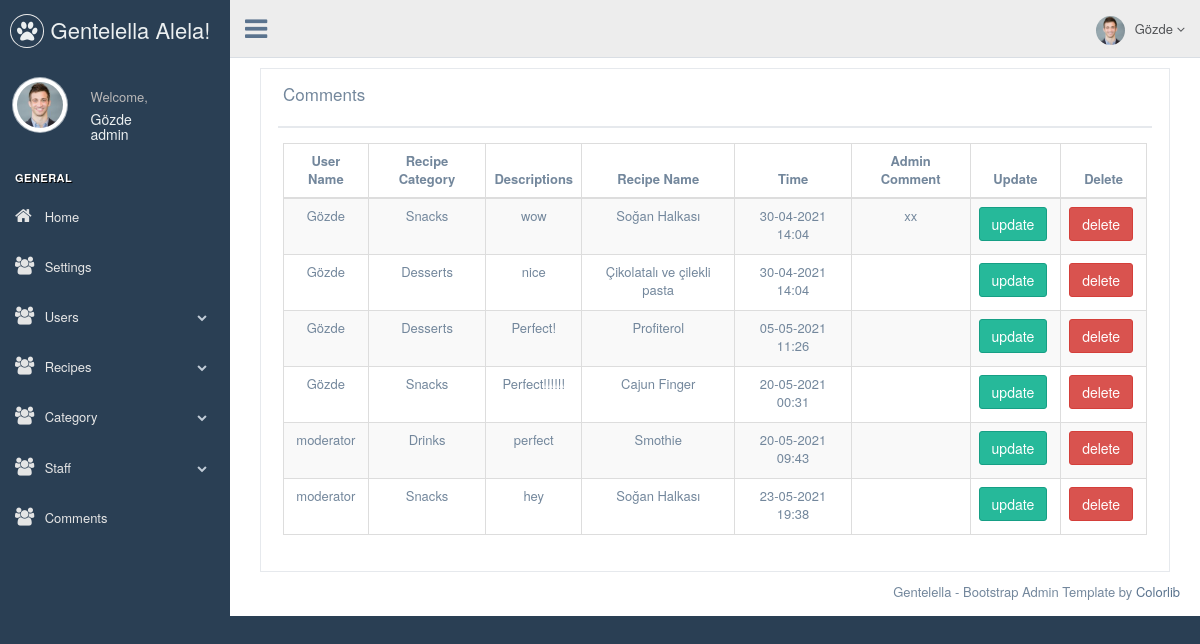
Screenshot of /admin/comments.php (signed in) with the database file from the repository.
### tables this page shows
CREATE TABLE `users` (
  `userid` int(10) NOT NULL,
  `username` varchar(100) NOT NULL,
  `usersurname` varchar(100) NOT NULL,
  `usermail` varchar(100) NOT NULL,
  `userpassword` varchar(100) NOT NULL,
  `userrights` int(2) NOT NULL,
  `usersalt` varchar(100) NOT NULL,
  `deleted` int(1) NOT NULL DEFAULT 0
);

CREATE TABLE `rights` (
  `rightsid` int(10) NOT NULL,
  `rightsname` varchar(50) NOT NULL,
  `rights` varchar(500) NOT NULL,
  `deleted` int(1) NOT NULL DEFAULT 0
);

CREATE TABLE `comment` (
  `commentid` int(10) NOT NULL,
  `usersalt` varchar(100) NOT NULL,
  `recipesid` int(10) NOT NULL,
  `description` varchar(1000) NOT NULL,
  `fav` varchar(100) NOT NULL,
  `admincomment` varchar(1000) NOT NULL,
  `time` varchar(50) NOT NULL,
  `admincommenttime` varchar(100) NOT NULL,
  `deleted` int(1) NOT NULL DEFAULT 0
);

CREATE TABLE `category` (
  `categoryid` int(10) NOT NULL,
  `categoryname` varchar(50) NOT NULL,
  `orders` int(10) NOT NULL,
  `deleted` int(1) NOT NULL DEFAULT 0
);

CREATE TABLE `recipes` (
  `recipesid` int(10) NOT NULL,
  `recipesname` varchar(100) NOT NULL,
  `recipespicture` varchar(250) NOT NULL,
  `categoryid` int(10) NOT NULL,
  `recipesdescription` varchar(1000) NOT NULL,
  `orders` int(10) NOT NULL,
  `deleted` int(1) NOT NULL DEFAULT 0
);

### admin/class/DB.php (called while the page is built, shortened)
<?php
class DB{
	public  static $_connect=null;
	private $_pdo,
	$_query,
	$_counter=0,
	$_result,
	$_errors=false;
	public  function __construct(){
		try {
			$this->_pdo = new PDO('mysql:host=localhost;dbname=dinner', "root", "");
			$this->_pdo->exec("set names utf8");
		} catch (PDOException $e) {
			die($e->getMessage());
		}
	}
	public static function connect(){
		if(!isset(self::$_connect)){
			self::$_connect = new DB();
		}
		return self::$_connect;
	}
	public  function bring($fields=array()){
		if(count($fields)){
			switch ($fields[1]) {
				case 'all':
				$sql="select * from $fields[0] where deleted = ?";
				if(!$this->query($sql,array(0))->errors()){
					return $this;
				}else{
					return false;
				}
				break;
				case 'query':
				$file=$fields[2];
				$operator=$fields[3];
				$value=$fields[4];
				$sql="select * from $fields[0] where deleted = ? and  $file $operator ? ";
				if(!$this->query($sql,array(0,$value))->errors()){
					return $this;
				}else{
					return false;
				}
				break;
			}
		}else{
			return false;
		}
	}
	public  function query($sql=null,$parametre=array()){
		if($sql && count($parametre)){
			if($this->_query=$this->_pdo->prepare($sql)){
				$x=1;
				if(count($parametre)){
					foreach ($parametre as $param) {
						$this->_query->bindValue($x,$param);
						$x++;
					}
					if($this->_query->execute()){
						$this->_result=$this->_query->fetchAll(PDO::FETCH_OBJ);
						$this->_counter=$this->_query->rowCount();
					}else{
						$this->_errors=true;
					}
					return $this;
				}else{
					return false;
				}
			}else{
				return false;
			}
		}else{
			return false;
		}
	}
	public  function counter(){
		return $this->_counter;
	}
	public  function errors(){
		return $this->_errors;
	}
	public  function first(){
		return $this->_result[0];
	}
}
?>

### admin/class/User.php (called while the page is built, shortened)
<?php
class User{
	private $_db,
	$_session,
	$_data,
	$_rightsname,
	$_counter=0;
	public function __construct($userid=null){
		$this->_db =  DB::connect();
		$this->_session="users";
		if(!$userid){
			if(Session::check($this->_session)){
				$sqldata=$this->_db->bring(array("users","query","usersalt","=",Session::bring($this->_session)));
				if($sqldata->counter()){
					$this->_data=$sqldata->first();
					$this->_counter=$sqldata->counter();
					$rights=$this->_db->bring(array("rights","query","rightsid","=",$this->_data->userrights));
					$this->_rightsname=$rights->first()->rightsname;
					return $this;
				}
			}else{
				return false;
			}
		}elseif($userid){
			$userdata=$this->_db->bring(array("users","query","usersalt","=",$userid));
			if($userdata->counter()){
				$this->_counter=$userdata->counter();
				$this->_data=$userdata->first();
				$rightsname=$this->_db->bring(array("rights","query","rightsid","=",$this->_data->userrights));
				return $this;
			}else{
				return false;
			}
		}
	}
	public function rights($rights=null){
		if($rights){
			if($rightsquery=$this->_db->bring(array("rights","query","rightsid","=",$this->data()->userrights))){
				if($rightsquery->counter()){
					$rightsresult=json_decode($rightsquery->first()->rights,true);
					if(isset($rightsresult[$rights]) && $rightsresult[$rights]==true){
						return true;
					}else{
						return false;
					}
				}else{
					return false;
				}
			}else{
				return false;
			}
		}else{
			return false;
		}
	}
	public function data(){
		return $this->_data;
	}
	public function rightsname(){
		return $this->_rightsname;
	}
	public function counter(){
		return $this->_counter;
	}
}

### admin/class/Session.php (called while the page is built, shortened)
<?php
class Session{
	public static function check($name=null){
		if($name){
			return (isset($_SESSION[$name]))? true : false;
		}else{
			return false;
		}
	}
	public static function bring($name=null){
		if($name){
			if(self::check($name)){
				return $_SESSION[$name];
			}else{
				return false;
			}
		}else{
			return false;
		}
	}
}
?>

### admin/class/Main.php (called while the page is built, shortened)
<?php
class Main{
	private $_db,
	$_data,
	$_counter;
	public  function __construct($data=array()){
		$this->_db=DB::connect();
	}
	public  function databring($fields){
		if(count($fields)){
			if($databr=$this->_db->bring($fields)){
				if($databr->counter()){
					$this->_counter=$databr->counter();
					if(count($databr->all())===1){
						$this->_data=$databr->first();
					}elseif(count($databr->all())>1){
						$this->_data=$databr->all();
					}
					return true;
				}else{
					return false;
				}
			}else{
				return false;
			}
		}else{
			return false;
		}
	}
	public  function data(){
		return $this->_data;
	}
	public  function counter(){
		return $this->_counter;
	}
}
?>

### admin/comments.php (the view, shortened to what this page needs)
<?php include 'header.php';
?>
<div class="right_col" role="main">
	<div class="col-md-12 col-sm-12 col-xs-12">
		<div class="x_panel">
			<div class="x_title">
				<h2>Comments</small></h2>
				<div class="clearfix"></div>
			</div>
			<div class="x_content">
				<table id="datatable" class="table table-striped table-bordered">
					<thead>
						<tr>
							<th style="text-align: center;">User Name</th>
							<th style="text-align: center;">Recipe Category</th>
							<th style="text-align: center;">Descriptions</th>
							<th style="text-align: center;">Recipe Name</th>
							<th style="text-align: center;">Time</th>
							<th style="text-align: center;">Admin Comment</th>
							<th style="text-align: center;">Update</th>
							<th style="text-align: center;">Delete</th>
						</tr>
					</thead>
					<tbody>
						<?php
						$comments = new Main();
						$comments->databring(array("comment","all"));
						if($comments->counter()){
							foreach ($comments->data() as $key) { ?>
								<tr id="<?php echo $key->commentid; ?>">
									<?php
									$username = new User($key->usersalt);
									$recipesname = new Main();
									$recipesname->databring(array("recipes","query","recipesid","=",$key->recipesid));
									$categoryname = new Main();
									$categoryname->databring(array("category","query","categoryid","=",$recipesname->data()->categoryid));
									?>
									<td style="text-align: center;"><?php echo $username->data()->username; ?></td>
									<td style="text-align: center;"><?php echo $categoryname->data()->categoryname; ?></td>
									<td style="text-align: center;"><?php echo $key->description ?></td>
									<td style="text-align: center;" ><?php echo $recipesname->data()->recipesname  ?> </td>
									<td style="text-align: center;"><?php echo $key->time; ?></td>
									<td style="text-align: center;"><?php echo $key->admincomment; ?></td>
									<td style="text-align: center;" ><a href="updatecomments.php?id=<?php echo $key->commentid ?>"><input type="button" class="btn btn-success" name="update" value="update"></a></td>
									<td style="text-align: center;" >
										<input type="button" onclick="$.del('comment',<?php echo $key->commentid; ?>)" class="btn btn-danger" name="delete" value="delete">
									</td>
								</tr>
							<?php	}
						}else{
							Main::direct("index");
						}
						?>
					</tbody>
				</table>
			</div>
		</div>
	</div>
</div>
</div>
<?php include 'footer.php' ?>

### admin/header.php (shortened to what this page needs)
<?php
$user = new User();
if(!Session::check("users")){
  Main::direct("login");
}elseif($user->rights("panel")){
  $userr=$user->data();
}else{
 Main::direct("../index");
}
?>
<!DOCTYPE html>
<html lang="en">
<head>
  <link href="public/vendors/bootstrap/dist/css/bootstrap.min.css" rel="stylesheet">
  <link href="public/vendors/font-awesome/css/font-awesome.min.css" rel="stylesheet">
  <link href="public/vendors/nprogress/nprogress.css" rel="stylesheet">
  <link href="public/vendors/iCheck/skins/flat/green.css" rel="stylesheet">
  <link href="public/vendors/bootstrap-progressbar/css/bootstrap-progressbar-3.3.4.min.css" rel="stylesheet">
  <link href="public/vendors/jqvmap/dist/jqvmap.min.css" rel="stylesheet"/>
  <link href="public/vendors/bootstrap-daterangepicker/daterangepicker.css" rel="stylesheet">
  <link href="public/build/css/custom.min.css" rel="stylesheet">
  <link rel="stylesheet" type="text/css" href="https://cdnjs.cloudflare.com/ajax/libs/izitoast/1.4.0/css/iziToast.min.css">
</head>
<body class="nav-md">
<div class="container body">
  <div class="main_container">
    <div class="col-md-3 left_col">
      <div class="left_col scroll-view">
        <div class="navbar nav_title" style="border: 0;">
          <a href="/dinner/admin" class="site_title"><i class="fa fa-paw"></i> <span>Gentelella Alela!</span></a>
        </div>
        <div class="profile clearfix">
          <div class="profile_pic">
            <img src="public/images/img.jpg" alt="..." class="img-circle profile_img">
          </div>
          <div class="profile_info">
            <span>Welcome,</span>
            <h2><?php echo $userr->username; ?></h2>
            <h2><?php echo $user->rightsname(); ?></h2>
          </div>
        </div>
        <br />
        <div id="sidebar-menu" class="main_menu_side hidden-print main_menu">
          <div class="menu_section">
            <h3>General</h3>
            <ul class="nav side-menu">
              <li><a href="/dinner/admin"><i class="fa fa-home"></i> Home </a></li>
              <?php
              if($user->rights("settings")){ ?>
                <li><a href="settings.php"><i class="fa fa-users"></i> Settings</a></li>
              <?php }  ?>
              <?php
              if($user->rights("user")){ ?>
                <li><a><i class="fa fa-users"></i> Users <span class="fa fa-chevron-down"></span></a>
                </li>
              <?php }  ?>
              <?php
              if($user->rights("recipes")){ ?>
                <li><a><i class="fa fa-users"></i> Recipes <span class="fa fa-chevron-down"></span></a>
                </li>
              <?php }  ?>
              <?php
              if($user->rights("category")){ ?>
                <li><a><i class="fa fa-users"></i> Category <span class="fa fa-chevron-down"></span></a>
                </li>
              <?php }  ?>
              <?php
              if($user->rights("staff")){ ?>
                <li><a><i class="fa fa-users"></i> Staff <span class="fa fa-chevron-down"></span></a>
                </li>
              <?php }  ?>
              <?php
              if($user->rights("comments")){ ?>
                <li><a href="comments.php"><i class="fa fa-users"></i> Comments </a></li>
              <?php }  ?>
            </ul>
          </div>
        </div>
      </div>
    </div>
    <div class="top_nav">
      <div class="nav_menu">
        <nav>
          <div class="nav toggle">
            <a id="menu_toggle"><i class="fa fa-bars"></i></a>
          </div>
          <ul class="nav navbar-nav navbar-right">
            <li class="">
              <a href="javascript:;" class="user-profile dropdown-toggle" data-toggle="dropdown" aria-expanded="false">
                <img src="public/images/img.jpg" alt=""><?php echo $userr->username; ?>
                <span class=" fa fa-angle-down"></span>
              </a>
            </li>
          </ul>
        </nav>
      </div>
    </div>

### rows the page displays
users: username "Gözde"
rights: rightsname "admin"
comment: users.username "Gözde", category.categoryname "Snacks", description "wow", recipesid.recipesname "Soğan Halkası", time "30-04-2021 14:04", admincomment "xx"
comment: users.username "Gözde", category.categoryname "Desserts", description "nice", recipesid.recipesname "Çikolatalı ve çilekli pasta", time "30-04-2021 14:04"
comment: users.username "Gözde", category.categoryname "Desserts", description "Perfect!", recipesid.recipesname "Profiterol", time "05-05-2021 11:26"
comment: users.username "Gözde", category.categoryname "Snacks", description "Perfect!!!!!!", recipesid.recipesname "Cajun Finger", time "20-05-2021 00:31"
comment: users.username "moderator", category.categoryname "Drinks", description "perfect", recipesid.recipesname "Smothie", time "20-05-2021 09:43"
comment: users.username "moderator", category.categoryname "Snacks", description "hey", recipesid.recipesname "Soğan Halkası", time "23-05-2021 19:38"
